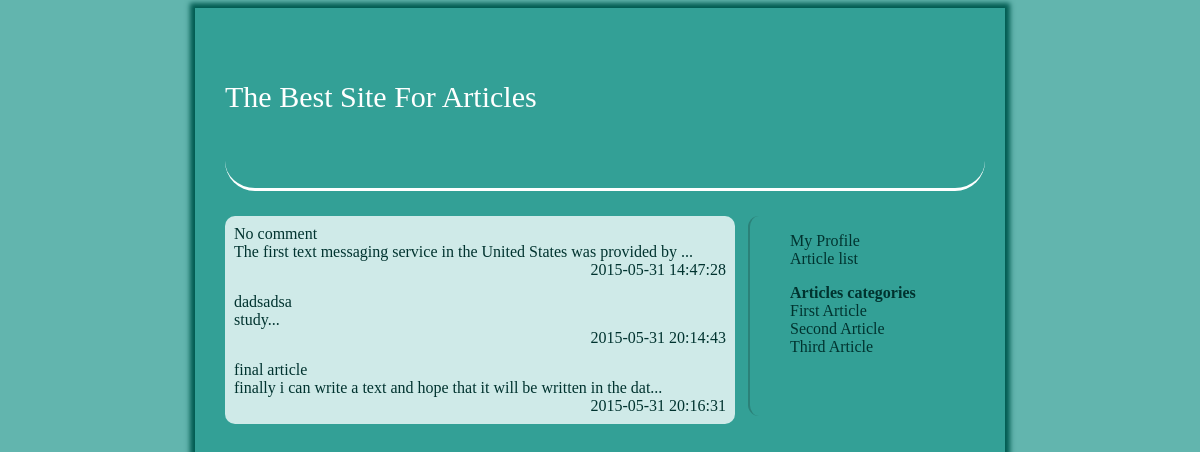
Screenshot of /article_list.php with the database file from the repository.
### tables this page shows
CREATE TABLE `article` (
  `id` int(6) unsigned NOT NULL AUTO_INCREMENT,
  `title` text,
  `content` text,
  `reg_date` timestamp NOT NULL DEFAULT CURRENT_TIMESTAMP ON UPDATE CURRENT_TIMESTAMP,
  `owner_id` int(6) DEFAULT NULL,
  `category` varchar(255) DEFAULT NULL,
  PRIMARY KEY (`id`)
);

### model/link.php (called while the page is built, shortened)
<?php
class DatabaseConnection {
 	public $host = "localhost";
 	public $user = "root";
 	public $password = "root";
 	public $database ="test";
 	public function __construct () {
		return $this->link = mysqli_connect($this->host,$this->user,$this->password,$this->database);
 	}
}
?>

### controller/article.php (called while the page is built, shortened)
<?php
require_once("model/user.php");
require_once("model/article.php");
Class ArticleController {
	public $articleModel;
	public function __construct (){
		$this->articleModel =  new ArticleModel();
	}
	public function getArticles (){
		$articles = $this->articleModel->getArticles();
		$count = count($articles);
		for ($i =0; $i < $count; $i++) {
			$articles[$i]->content = substr($articles[$i]->content, 0,70);
		}
		return $articles;
	}
}
?>

### model/article.php (called while the page is built, shortened)
<?php
require_once("link.php");
require_once("class/article.php");
Class ArticleModel extends DatabaseConnection {
	public function getArticles() {
		$sql = "select * from article";
		$result = $this->link->query($sql);
		$articles = array();
		$index = 0;
		while($row = mysqli_fetch_array($result)) {
			$articles[$index] = new Article($row);
			$index++;
		}
		return $articles;
	}
}
?>

### class/article.php (called while the page is built, shortened)
<?php
class Article {
	public function __construct ($row) {
		$this->id = $row["id"];
		$this->title = $row["title"];
		$this->content = $row["content"];
		$this->reg_date = $row["reg_date"];
	}
}
?>

### article_list.php (the view, shortened to what this page needs)
<?php
require_once("header.php");
require_once("sidebar.php");
require_once("controller/article.php");
$articleController = new ArticleController();
?>
<div class="content">
<?php
$articles = $articleController->getArticles();
$count = count($articles);
for ($i = 0; $i < $count; $i++) {
?>
<div class="fullArtsDivsConteiner">
	<a  href="article.php?id=<?= $articles[$i]->id?>">
		<div class="fullArtsDivs">
			<div class="title">
				<?= $articles[$i]->title ?>
			</div>
			<div>
				<?= $articles[$i]->content .'...' ?>
			</div>
			<div class="date"><?= $articles[$i]->reg_date ?>
			</div>
		</div>
	</a>
</div>
<?php
}
?>
				</div>
			</div>
	</body>
</html>

### css/style.css (style rules this page uses)
body { background: #62B5AE; text-align: center; }
ul, span, a, div { color: #00332F; }
.content { width: 68%; margin: 25px 0; display: inline-block; float: left; background: #CFEAE8; border-radius: 10px; min-height: 200px; }
.fullArtsDivs { margin: 4px 4px 4px; padding: 5px; box-shadow: 0px 0px 10px 0px width; border-radius: 10px; }
a { text-decoration: none; }
.date { text-align: right; }

### rows the page displays
article: title "No comment", content "The first text messaging service in the United States was provided by", reg_date "2015-05-31 14:47:28"
article: title "dadsadsa", content "study", reg_date "2015-05-31 20:14:43"
article: title "final article", content "finally i can write a text and hope that it will be written in the dat", reg_date "2015-05-31 20:16:31"
